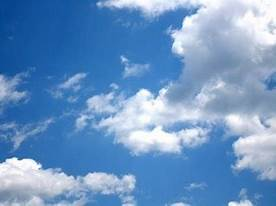
#> input picture clouds/Train/Cloud/cloud102.jpg, 276 x 206 px, found by its file name
$ jupyter execute --allow-errors cloud_test.ipynb   (text cells are left out)
#> lines starting #> are read from the running program, lines starting #| are printed output that depends on the picture; after the words box and inside, x2 and y2 are one past the last pixel; in counts of white or black regions, pixels touching at a corner belong together
[cell 1]
import tensorflow as tf
import cv2
import os
import matplotlib.pyplot as plt
import numpy as np

[cell 2]
path = "clouds\Train\Cloud"
images_clouds = []

for filename in os.listdir("clouds\Train\Cloud"):
    img = cv2.imread(os.path.join(path,filename))
#> img is the input picture: shape (206, 276, 3); mean B, G, R 195.9, 149.5, 108.5
    if img is not None:
        images_clouds.append(img)

#read rain clouds
path1 = "clouds\Train\RainCloud"
images_rains = []

#> (the rest of this cell did not finish here and is left out)

[cell 3]
import cv2 as cv
import numpy as np
import matplotlib.pyplot as plt

#> (the rest of this cell did not finish here and is left out)

[cell 4]
import cv2 as cv
import numpy as np
import matplotlib.pyplot as plt

# Read the image (replace 'images_clouds[1]' with the actual image path or image array)
for i in range(len(images_clouds)):
    img = images_clouds[i]  # Assuming images_clouds is already defined
    img_rgb = cv.cvtColor(img, cv.COLOR_BGR2RGB)

    # Define the RGB range for blue color
    rgb_color1 = np.asarray([0, 0, 100])  # Lower bound of blue
    rgb_color2 = np.asarray([144, 255, 255])  # Upper bound of blue

    # Create a mask for blue color
    mask = cv.inRange(img_rgb, rgb_color1, rgb_color2)

    # Calculate the percentage of blue pixels
    ratio = cv.countNonZero(mask) / (img_rgb.size / 3)

    print('Blue pixel percentage: ', np.round(ratio * 100, 2))
#> this loop made 3 passes
#> ratio on passes 1 to 3: 0.693, 0.389, 0.331
#| Blue pixel percentage:  69.28
#| Blue pixel percentage:  38.91
#| Blue pixel percentage:  33.06
#> pass 1, `mask = cv.inRange(img_rgb, rgb_color1, rgb_color2)`:
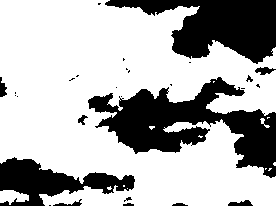
#> mask: shape (206, 276); 69.3% white; 28 black regions (17 under 20 px), largest, box (x1, y1, x2, y2) and area: (88, 77, 276, 178) 7981, (105, 0, 276, 64) 5822, (0, 157, 135, 206) 3096
#> after the loop:
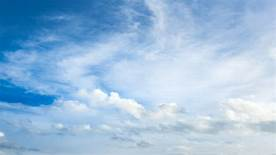
#> img_rgb: shape (155, 276, 3); mean R, G, B 155.1, 189.4, 220.4
#> after the loop:
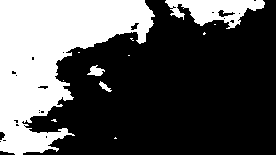
#> mask: shape (155, 276); 33.1% white; 12 white regions (8 under 20 px), largest, box (x1, y1, x2, y2) and area: (0, 0, 155, 155) 12361, (165, 0, 265, 29) 1577, (87, 65, 105, 76) 113, (99, 81, 112, 92) 58

[cell 5]
import cv2 as cv
import numpy as np
import matplotlib.pyplot as plt

# Read the image (replace 'images_clouds[1]' with the actual image path or image array)
#> (the rest of this cell did not finish here and is left out)

[cell 6]
 # define a video capture object
import cv2
import numpy as np

vid = cv2.VideoCapture(0)

rgb_color1 = np.asarray([70, 50, 120])   # white!
#> rgb_color1 = [70, 50, 120]
rgb_color2 = np.asarray([115, 245, 255])
#> rgb_color2 = [115, 245, 255]

kernel_sharp = 1/3*np.array([[0,-1,0],
                             [-1,5,-1],
                             [0,-1,0]])
#> kernel_sharp = [[0, -0.333, 0], [-0.333, 1.67, -0.333], [0, -0.333, 0]]
kernel_blur = 1/11*np.array([[1,2,1],
                             [2,4,2],
                             [1,-2,1]])
#> kernel_blur = [[0.0909, 0.182, 0.0909], [0.182, 0.364, 0.182], [0.0909, -0.182, 0.0909]]

while(True):

    ret, frame = vid.read()
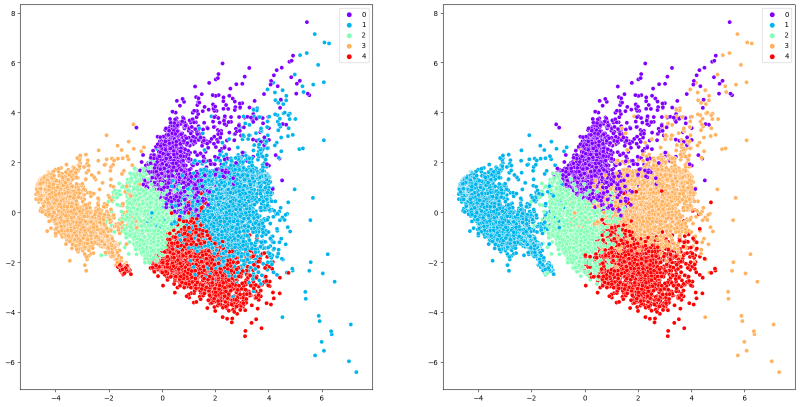
#> input picture Instruction..png, 1600 x 813 px, given in place of the camera (shown at 1/2 size)
#> frame is the input picture: shape (813, 1600, 3); mean B, G, R 239.7, 234.7, 238.9
    hsv = cv2.cvtColor(frame,cv2.COLOR_BGR2HSV)
#> hsv: shape (813, 1600, 3); mean H, S, V 12.8, 29.4, 252.7

    # Display the resulting frame
    mask = cv2.inRange(hsv, rgb_color1, rgb_color2)
#> mask: shape (813, 1600); 4% white; 1083 white regions (962 under 20 px), largest, box (x1, y1, x2, y2) and area: (914, 321, 1226, 564) 21130, (390, 301, 562, 541) 10787, (240, 369, 372, 529) 8637
    show = cv2.bitwise_and(frame,frame,mask=cv2.bitwise_not(mask))
    ratio = 1-cv2.countNonZero(mask) / (frame.size / 3)
#> ratio = 0.96
    print = str(np.round(ratio * 100, 2))
#> print = '96.01'


    sharpened = cv2.filter2D(frame, -1, kernel_sharp)

    mask = cv2.putText(mask,"Cloud coverage :"+print,(40,40),cv2.FONT_HERSHEY_SIMPLEX,1,(255,255,255),2,cv2.LINE_AA)
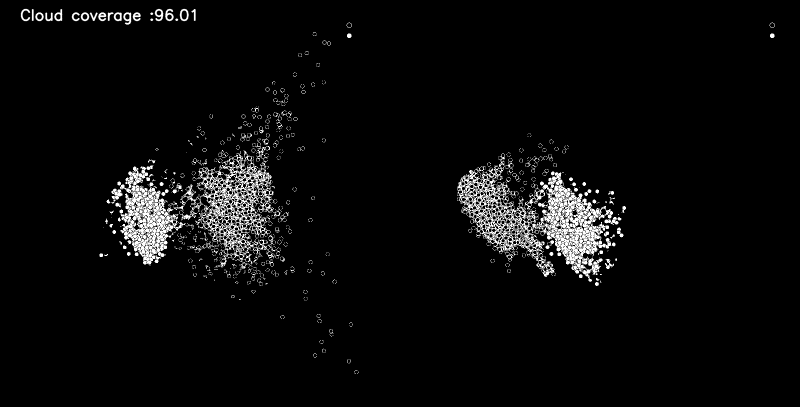
#> mask: shape (813, 1600) (shown at 1/2 size); min 0, max 255, mean 10.7
    cv2.imshow('frame', show)
    cv2.imshow('mask',mask)


    if cv2.waitKey(1) & 0xFF == ord('q'):
#> (key q is pressed here)
        break


vid.release()

cv2.destroyAllWindows()

[cell 7]
import numpy as np
import cv2
from matplotlib import pyplot as plt

#> (the rest of this cell did not finish here and is left out)

[cell 8]
kernel = np.ones((5,5),np.float32)
#> kernel = [[1, 1, 1, 1, 1], [1, 1, 1, 1, 1], [1, 1, 1, 1, 1], [1, 1, 1, 1, 1], [1, 1, 1, 1, 1]]
#> (the rest of this cell did not finish here and is left out)

[cell 9]
rgb_color1 = np.asarray([0, 10, 50])   # white!
#> rgb_color1 = [0, 10, 50]
rgb_color2 = np.asarray([150, 180, 255])
#> rgb_color2 = [150, 180, 255]

#> (the rest of this cell did not finish here and is left out)

[cell 10]
gray = cv2.cvtColor(show,cv2.COLOR_RGB2GRAY)
plt.imshow(gray,cmap='gray')

[cell 11]
kernel = np.ones((5,5),np.float32)
morph = cv2.morphologyEx(gray,cv2.MORPH_OPEN,kernel)
plt.imshow(morph,cmap='gray')

[cell 12]
ret,thresh = cv2.threshold(morph,70,255,cv2.THRESH_BINARY)
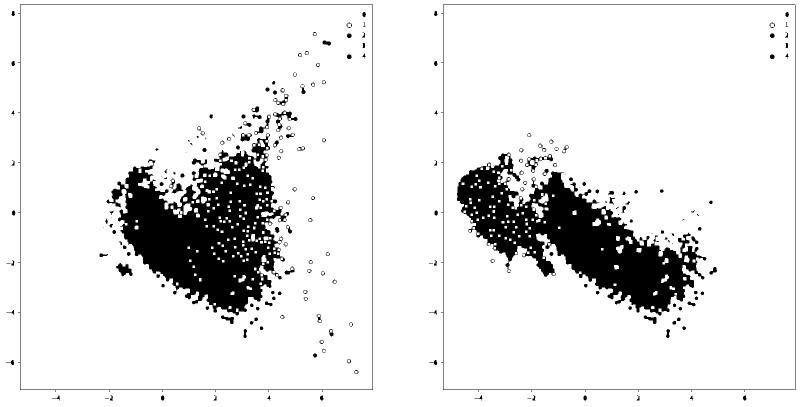
#> thresh: shape (813, 1600) (shown at 1/2 size); 89.3% white; 223 black regions (44 under 20 px), largest, box (x1, y1, x2, y2) and area: (213, 267, 578, 631) 63565, (914, 305, 1413, 631) 59647, (36, 9, 746, 784) 3006
plt.imshow(thresh,'gray')

[cell 13]
kernel = np.ones((3,3),np.uint8)
#> kernel = [[1, 1, 1], [1, 1, 1], [1, 1, 1]]
opening = cv2.morphologyEx(thresh,cv2.MORPH_OPEN,kernel, iterations = 2)
plt.imshow(opening,cmap='gray')

[cell 14]
# sure background area
sure_bg = cv2.dilate(opening,kernel,iterations=1)
#> sure_bg: shape (813, 1600); 91.4% white; 198 black regions (105 under 20 px), largest, box (x1, y1, x2, y2) and area: (237, 304, 562, 630) 54194, (915, 308, 1402, 630) 52200, (504, 288, 534, 322) 383
plt.imshow(sure_bg,cmap='gray')

[cell 15]
dist = cv2.distanceTransform(morph,cv2.DIST_L1,3)
cv2.normalize(dist,dist,0,1.0,cv2.NORM_MINMAX)
plt.imshow(dist,cmap='gray')

[cell 16]
ret, sure_fg = cv2.threshold(dist,0.01*dist.max(),255,0)
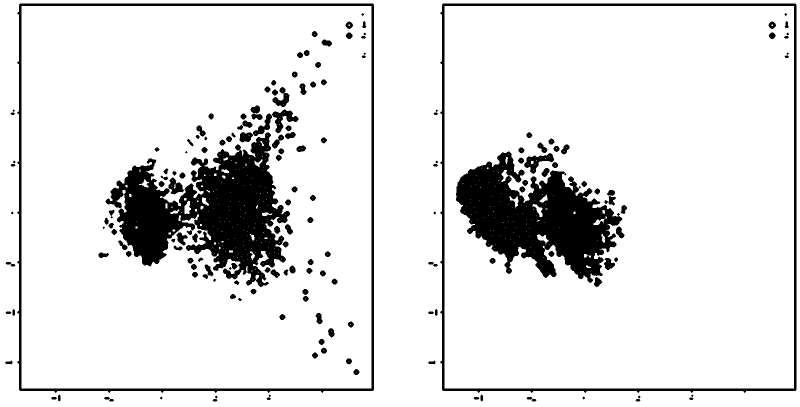
#> sure_fg: shape (813, 1600) float32 (shown at 1/2 size); 88.5% white; 182 black regions (22 under 20 px), largest, box (x1, y1, x2, y2) and area: (211, 265, 580, 574) 53778, (912, 303, 1245, 566) 45361, (34, 7, 748, 786) 14934
#> ret = 0.01

sure_fg = np.uint8(sure_fg)
unknown = cv2.subtract(sure_bg,sure_fg)
#> unknown: shape (813, 1600); 5.6% white; 317 white regions (31 under 20 px), largest, box (x1, y1, x2, y2) and area: (34, 7, 748, 786) 14934, (880, 7, 1593, 786) 14924, (912, 303, 1245, 566) 7973
plt.imshow(unknown,'gray')

[cell 17]
ret, markers = cv2.connectedComponents(sure_fg)
#> markers: shape (813, 1600) int32; 386 distinct labels, from 0 to 385
#> ret = 386

# Add one to all labels so that sure background is not 0, but 1
markers = markers+1
#> markers: shape (813, 1600) int32; 386 distinct labels, from 1 to 386

# Now, mark the region of unknown with zero
markers[unknown==255] = 0
#> markers: shape (813, 1600) int32; 387 distinct labels, from 0 to 386

#> (a cell that did not finish here is left out)

[cell 19]
ori = cv2.imread(r'All_sky_camera_Astropark_Chaingmai\2024-06-23\638547002483839893.png')

#> (the rest of this cell did not finish here and is left out)

#> (a cell that did not finish here is left out)

[cell 21]
kernel = np.ones((3,3),np.uint8)
opening = cv2.morphologyEx(thresh,cv2.MORPH_OPEN,kernel, iterations = 2)
plt.imshow(opening,cmap='gray')

[cell 22]
# sure background area
sure_bg = cv2.dilate(opening,kernel,iterations=1)
plt.imshow(sure_bg,cmap='gray')

[cell 23]
dist = cv2.distanceTransform(thresh,cv2.DIST_L1,3)
cv2.normalize(dist,dist,0,1.0,cv2.NORM_MINMAX)
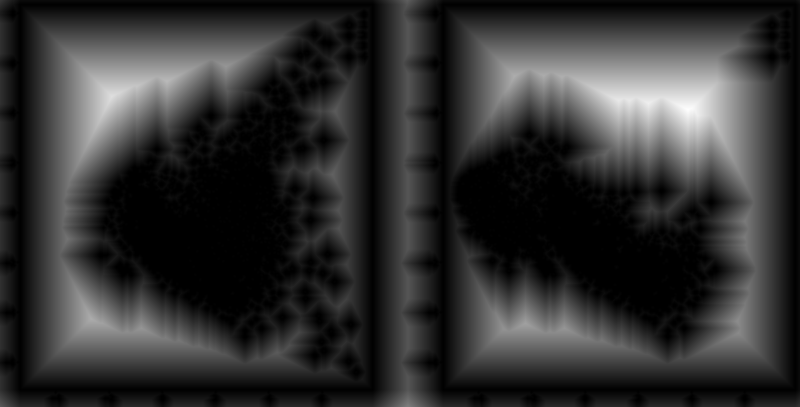
#> dist: shape (813, 1600) float32 (shown at 1/2 size); min 0, max 1, mean 0.195
plt.imshow(dist,cmap='gray')

[cell 24]
ret, sure_fg = cv2.threshold(dist,0.01*dist.max(),255,0)
#> sure_fg: shape (813, 1600) float32; 84.6% white; 183 black regions (5 under 20 px), largest, box (x1, y1, x2, y2) and area: (211, 265, 580, 633) 74866, (912, 303, 1415, 633) 70289, (34, 7, 748, 786) 14934

sure_fg = np.uint8(sure_fg)
unknown = cv2.subtract(sure_bg,sure_fg)
#> unknown: shape (813, 1600); 6.8% white; 341 white regions (5 under 20 px), largest, box (x1, y1, x2, y2) and area: (34, 7, 748, 786) 14934, (880, 7, 1593, 786) 14924, (912, 303, 1415, 633) 12394
plt.imshow(unknown,'gray')

[cell 25]
ret, markers = cv2.connectedComponents(sure_fg)
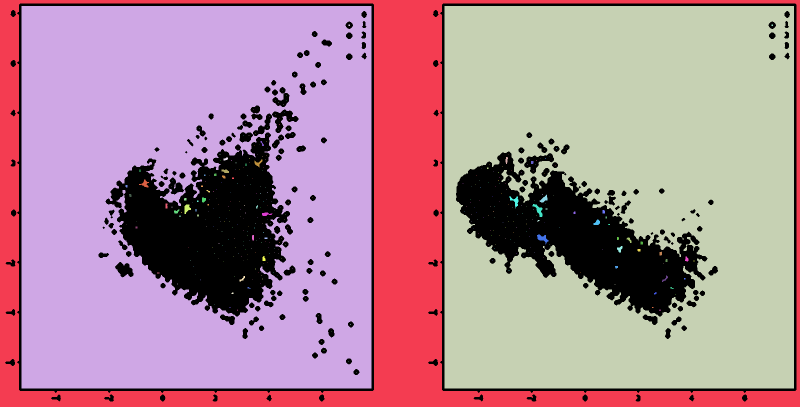
#> markers: shape (813, 1600) int32 (shown at 1/2 size); 404 distinct labels, from 0 to 403; one colour per label, 0 black
#> ret = 404

# Add one to all labels so that sure background is not 0, but 1
markers = markers+1
#> markers: shape (813, 1600) int32; 404 distinct labels, from 1 to 404

# Now, mark the region of unknown with zero
markers[unknown==255] = 0
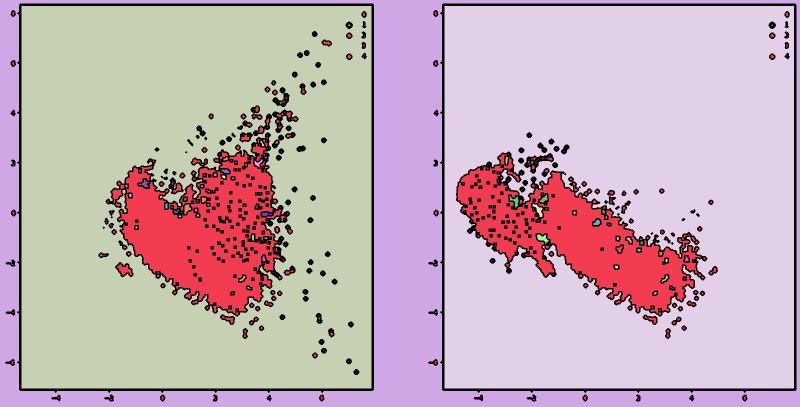
#> markers: shape (813, 1600) int32 (shown at 1/2 size); 405 distinct labels, from 0 to 404; one colour per label, 0 black
